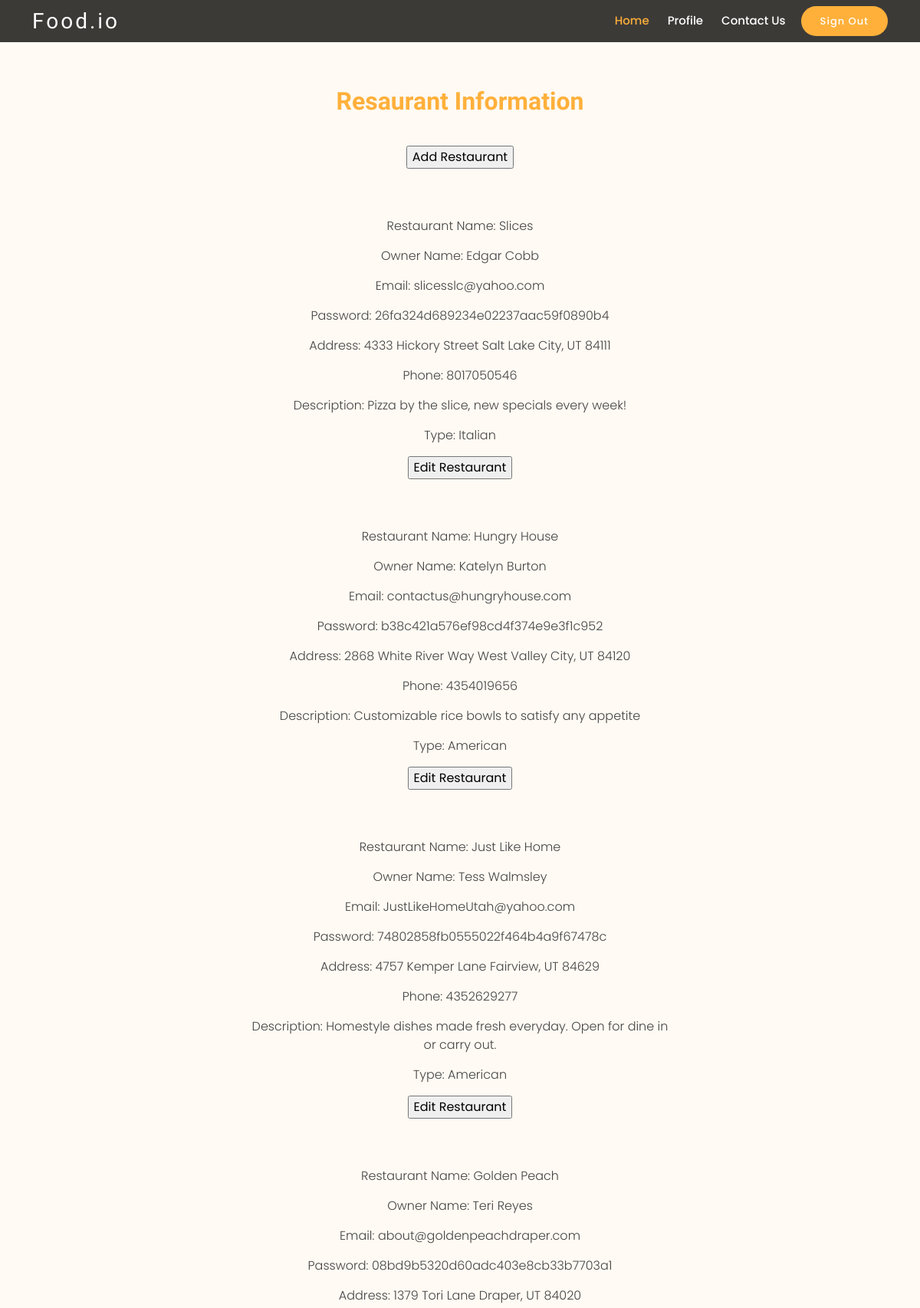
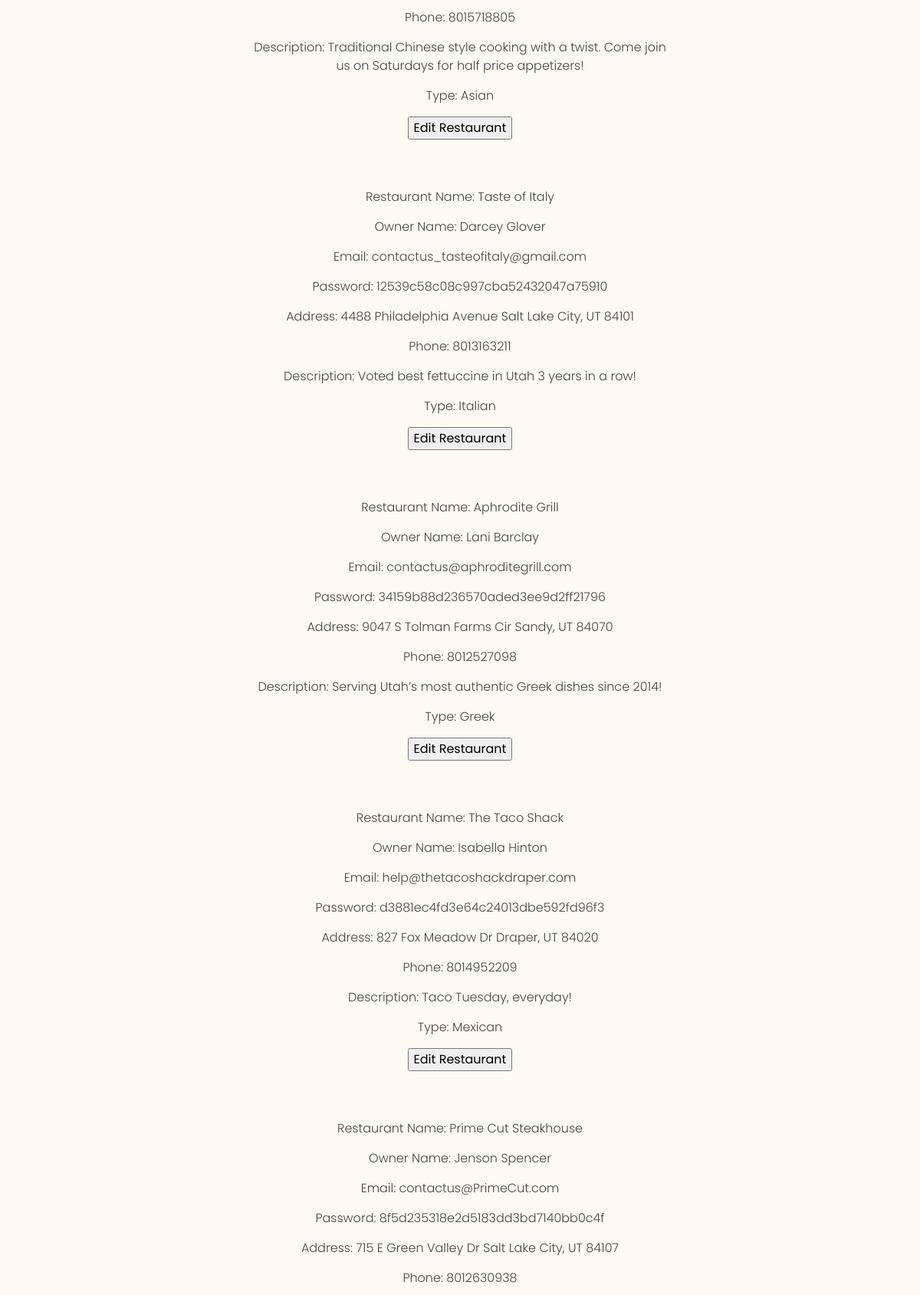
/foodio/profiles/adminrestaurants.php (signed in, upper part), run on the app's committed database (2 pictures, top to bottom).
### tables this page shows
CREATE TABLE `restaurant` (
  `restaurant_ID` int(11) NOT NULL AUTO_INCREMENT,
  `restaurant_name` varchar(128) NOT NULL,
  `restaurant_password` varchar(255) NOT NULL,
  `restaurant_description` varchar(500) NOT NULL,
  `address` varchar(250) NOT NULL,
  `owner_name` varchar(128) NOT NULL,
  `phone` char(10) NOT NULL,
  `restaurant_email` varchar(250) NOT NULL,
  `restaurant_type` varchar(25) NOT NULL,
  PRIMARY KEY (`restaurant_ID`)
);

### foodio/profiles/adminrestaurants.php (the view, shortened to what this page needs)
<!DOCTYPE html>
<html lang="en">
<head>
  <link href="../assets/vendor/animate.css/animate.min.css" rel="stylesheet">
  <link href="../assets/vendor/bootstrap/css/bootstrap.min.css" rel="stylesheet">
  <link href="../assets/vendor/bootstrap-icons/bootstrap-icons.css" rel="stylesheet">
  <link href="../assets/vendor/boxicons/css/boxicons.min.css" rel="stylesheet">
  <link href="../assets/vendor/glightbox/css/glightbox.min.css" rel="stylesheet">
  <link href="../assets/vendor/swiper/swiper-bundle.min.css" rel="stylesheet">
  <link href="../assets/css/style.css" rel="stylesheet">
</head>
<body>
  <header id="header" class="fixed-top d-flex align-items-center">
    <div class="container-fluid container-xl d-flex align-items-center justify-content-between">
      <div class="logo me-auto">
        <h1><a href="../home.php">Food.io</a></h1>
      </div>
      <nav id="navbar" class="navbar order-last order-lg-0">
        <ul>
          <li><a class="nav-link scrollto active" href="../home.php">Home</a></li>
          <li><a class="nav-link scrollto" href="../redirect.php">Profile</a></li>
          <li><a class="nav-link scrollto" href="../contactus.php">Contact Us</a></li>
        </ul>
      </nav>
      <a href="../login/userloginpage.php" class="book-a-table-btn scrollto">Sign Out</a>
    </div>
  </header>
  <main id="main">
    <section id="about" class="about">
      <div class="container">
        <div class="section-title">
          <h2><span><br>Resaurant Information</span><br><br></h2>
		  <form action='adminaddrestaurant.php' method='post'>
			<input type='submit' value='Add Restaurant'>
		  </form>
		  <br>
		  <p>
		  <?php
				require_once '../dbinfo.php';
				$conn = new mysqli($hn, $un, $pw, $db);
				$query = "select * from restaurant";
				$result = $conn->query($query);
				$rows = $result->num_rows;
				for($j=0; $j<$rows; ++$j){
					$result->data_seek($j);;
					$row = $result->fetch_array(MYSQLI_NUM);
				echo <<<_END
					<p><br>Restaurant Name: $row[1]</p>
					<p>Owner Name: $row[5]<br></p>
					<p>Email: $row[7]<br></p>
					<p>Password: $row[2]<br></p>
					<p>Address: $row[4]<br></p>
					<p>Phone: $row[6]<br></p>
					<p>Description: $row[3]<br></p>
					<p>Type: $row[8]<br></p>
					<p>
					<form action='admineditrestaurantinfo.php' method='post'>
						<input type='hidden' name='editrestaurantinfo' value='yes'>
						<input type='hidden' name='restaurant' value='$row[0]'>
						<input type='submit' value='Edit Restaurant'>
					</form>
					<br>
					</p>
				_END;
				}
		  ?>
		  </p>
        </div>
      </div>
    </section>
  </main>
</body>
</html>

### foodio/assets/css/style.css (style rules this page uses)
body { font-family: "Poppins", sans-serif; color: #444444; }
a { text-decoration: none; color: #ffb03b; }
h1, h2, h3, h4, h5, h6 { font-family: "Satisfy", sans-serif; }
#header { top: 0px; height: 55px; z-index: 997; transition: all 0.5s; padding: 10px 0; background: rgba(26, 24, 22, 0.85); }
#header .logo h1 { font-size: 28px; margin: 0; line-height: 1; font-weight: 400; letter-spacing: 3px; }
#header .logo h1 a, #header .logo h1 a:hover { color: #fff; text-decoration: none; }
.book-a-table-btn { background: #ffb03b; color: #fff; border-radius: 50px; margin: 0 0 0 20px; padding: 10px 25px; font-size: 13px; font-weight: 500; letter-spacing: 1px; transition: 0.3s; white-space: nowrap; }
.navbar { padding: 0; }
.navbar ul { margin: 0; padding: 0; display: flex; list-style: none; align-items: center; }
.navbar li { position: relative; }
.navbar a, .navbar a:focus { display: flex; align-items: center; justify-content: space-between; padding: 10px 0 10px 24px; font-size: 15px; font-weight: 500; color: white; white-space: nowrap; transition: 0.3s; }
.navbar a:hover, .navbar .active, .navbar .active:focus, .navbar li:hover > a { color: #ffb03b; }
section { padding: 60px 0; }
.section-title { text-align: center; padding-bottom: 30px; }
.section-title h2 { margin: 15px 0 0 0; font-size: 32px; font-weight: 700; color: #5f5950; }
.section-title h2 span { color: #ffb03b; }
.section-title p { margin: 15px auto 0 auto; font-weight: 300; }
@media (min-width: 1024px) { .section-title p { width: 50%; } }
.about { background: #fffaf3; }

### data on the page
restaurant: restaurant_name "Slices", owner_name "Edgar Cobb", restaurant_email "slicesslc@yahoo.com", restaurant_password "26fa324d689234e02237aac59f0890b4", address "4333 Hickory Street Salt Lake City, UT 84111", phone "8017050546", restaurant_description "Pizza by the slice, new specials every week!", restaurant_type "Italian"
restaurant: restaurant_name "Hungry House", owner_name "Katelyn Burton", restaurant_email "contactus@hungryhouse.com", restaurant_password "b38c421a576ef98cd4f374e9e3f1c952", address "2868 White River Way West Valley City, UT 84120", phone "4354019656", restaurant_description "Customizable rice bowls to satisfy any appetite", restaurant_type "American"
restaurant: restaurant_name "Just Like Home", owner_name "Tess Walmsley", restaurant_email "JustLikeHomeUtah@yahoo.com", restaurant_password "74802858fb0555022f464b4a9f67478c", address "4757 Kemper Lane Fairview, UT 84629", phone "4352629277", restaurant_description "Homestyle dishes made fresh everyday. Open for dine in or carry out.", restaurant_type "American"
restaurant: restaurant_name "Golden Peach", owner_name "Teri Reyes", restaurant_email "about@goldenpeachdraper.com", restaurant_password "08bd9b5320d60adc403e8cb33b7703a1", address "1379 Tori Lane Draper, UT 84020", phone "8015718805", restaurant_description "Traditional Chinese style cooking with a twist. Come join us on Saturdays for half price appetizers!", restaurant_type "Asian"
restaurant: restaurant_name "Taste of Italy", owner_name "Darcey Glover", restaurant_email "contactus_tasteofitaly@gmail.com", restaurant_password "12539c58c08c997cba52432047a75910", address "4488 Philadelphia Avenue Salt Lake City, UT 84101", phone "8013163211", restaurant_description "Voted best fettuccine in Utah 3 years in a row!", restaurant_type "Italian"
restaurant: restaurant_name "Aphrodite Grill", owner_name "Lani Barclay", restaurant_email "contactus@aphroditegrill.com", restaurant_password "34159b88d236570aded3ee9d2ff21796", address "9047 S Tolman Farms Cir Sandy, UT 84070", phone "8012527098", restaurant_description "Serving Utah’s most authentic Greek dishes since 2014!", restaurant_type "Greek"
restaurant: restaurant_name "The Taco Shack", owner_name "Isabella Hinton", restaurant_email "help@thetacoshackdraper.com", restaurant_password "d3881ec4fd3e64c24013dbe592fd96f3", address "827 Fox Meadow Dr Draper, UT 84020", phone "8014952209", restaurant_description "Taco Tuesday, everyday!", restaurant_type "Mexican"
restaurant: restaurant_name "Prime Cut Steakhouse", owner_name "Jenson Spencer", restaurant_email "contactus@PrimeCut.com", restaurant_password "8f5d235318e2d5183dd3bd7140bb0c4f", address "715 E Green Valley Dr Salt Lake City, UT 84107", phone "8012630938"
